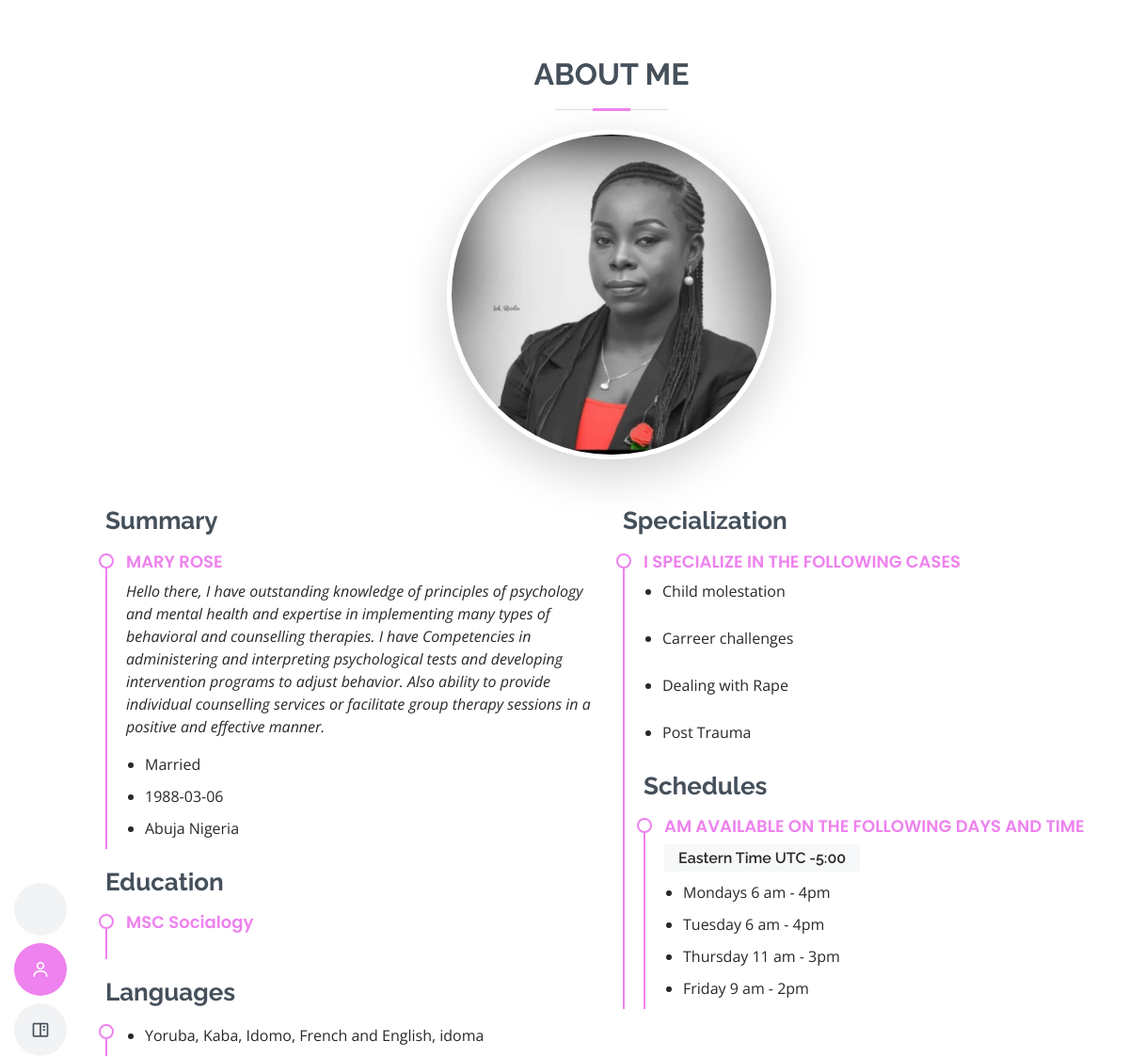
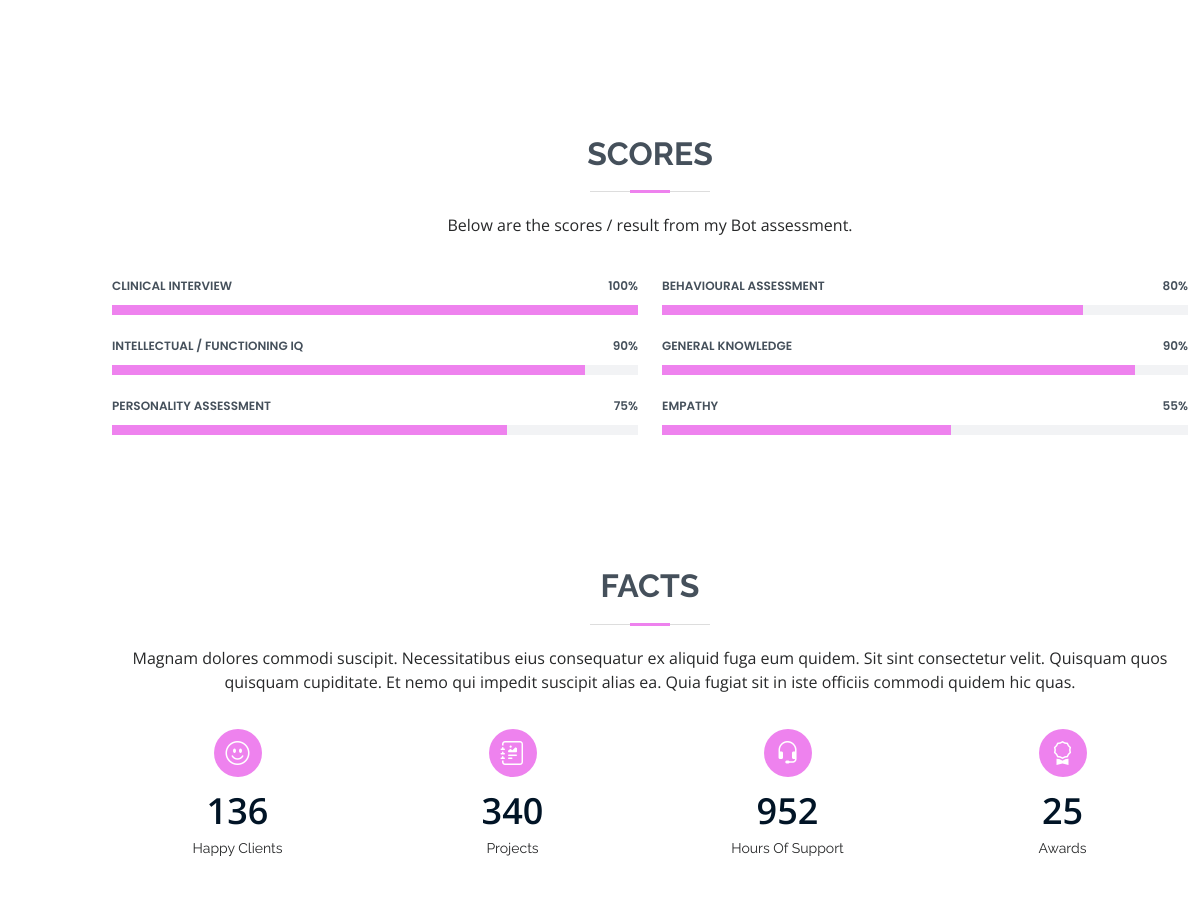
Page /details/1 (signed in) on the committed database (2 pictures, top to bottom).
### fc/models.py (models this page shows)
class Worker(db.Model, UserMixin):
    id = db.Column(db.Integer, primary_key=True)
    fc_id = db.Column(db.String(255), nullable=False)
    name = db.Column(db.String(255), nullable=False)
    email = db.Column(db.String(255), unique=True, nullable=False)
    phone = db.Column(db.String(255), unique=True, nullable=False)
    role = db.Column(db.String(255), nullable=False)
    gender = db.Column(db.String(255), nullable=False)
    date_of_birth =db.Column(db.String(255), nullable=True)
    country = db.Column(db.String(255), nullable=True)
    city = db.Column(db.String(255), nullable=True)
    age = db.Column(db.String(255), nullable=True)
    about = db.Column(db.String(255), nullable=True)
    id_card = db.Column(db.String(255), nullable=True)
    marrital_status = db.Column(db.String(255), nullable=True)
    education = db.Column(db.String(255), nullable=True)
    religion = db.Column(db.String(255), nullable=True)
    languages = db.Column(db.String(255), nullable=True)
    hobbies = db.Column(db.String(255), nullable=True)
    number_of_jobs = db.Column(db.String(255), nullable=True)
    stars = db.Column(db.String(255), nullable=True)
    fc_image = db.Column(db.String(255), nullable=True, default='default.jpg')
    image = db.Column(db.String(255), nullable=True, default='default.jpg')
    completed_at = db.Column(db.DateTime(), default=datetime.utcnow)
    status = db.Column(db.String(255), nullable=True, default= 0)
    active = db.Column(db.Boolean())
    confirmed_at = db.Column(db.DateTime())

class Specialization(db.Model, UserMixin):
    id = db.Column(db.Integer, primary_key=True)
    fc_id = db.Column(db.String(255), nullable=True)
    email = db.Column(db.String(255), nullable=False)
    spec = db.Column(db.String(255),  nullable=False)
    spec_status = db.Column(db.String(255), nullable=True, default= 0)
    completed_at = db.Column(db.DateTime(), default=datetime.utcnow)
    active = db.Column(db.Boolean())
    confirmed_at = db.Column(db.DateTime())

### fc/routes.py (the view)
@app.route('/details/<int:fc_id>')
@login_required
def detail(fc_id):
  worker= Worker.query.get(fc_id)
  specials = Specialization.query.filter_by(email= worker.email).order_by(Specialization.completed_at.desc())
  workers= Worker.query.filter_by(email = worker.email)
  image = url_for('static', filename='user_uploads/' + str(worker.fc_image))
  return render_template('/details.html',  workers = workers, specials = specials, image = image)

### fc/__init__.py (called while the page is built)
@login_manager.user_loader
def load_user(user_id):
	return User.query.get(int(user_id))

### fc/templates/details.html (shortened to what this page needs)
<!DOCTYPE html>
<html lang="en">
<head>
  <link href="/static/profile_style/assets/vendor/aos/aos.css" rel="stylesheet">
  <link href="/static/profile_style/assets/vendor/bootstrap/css/bootstrap.min.css" rel="stylesheet">
  <link href="/static/profile_style/assets/vendor/bootstrap-icons/bootstrap-icons.css" rel="stylesheet">
  <link href="/static/profile_style/assets/vendor/boxicons/css/boxicons.min.css" rel="stylesheet">
  <link href="/static/profile_style/assets/vendor/glightbox/css/glightbox.min.css" rel="stylesheet">
  <link href="/static/profile_style/assets/vendor/swiper/swiper-bundle.min.css" rel="stylesheet">
  <link href="/static/profile_style/assets/css/style.css" rel="stylesheet">
</head>
<body>
  <header id="header" class="d-flex flex-column justify-content-center">
    <nav id="navbar" class="navbar nav-menu">
      <ul>
        <li><a href="{{ url_for('fields') }}" class="nav-link scrollto ">   <span>Home</span></a></li>
        <li><a href="#resume" class="nav-link scrollto active"><i class="bx bx-user"></i> <span>About Me</span></a></li>
        <li><a href="#portfolio" class="nav-link scrollto"><i class="bx bx-book-content"></i> <span>My Services</span></a></li>
      </ul>
    </nav>
  </header>
  <main id="main">
    <section id="resume" class="resume">
      <div class="container" data-aos="fade-up">
        <div class="section-title">
          <h2>About Me</h2>
          <center>
            <img src="{{image}}" class="img-fluid border-5 shadow-lg" alt="" style="width:350px;height:350px; border-radius: 100%; border:10px solid #ffffff">
          </center>
        </div>
         {% if workers %}
{% for worker in workers %}
        <div class="row">
          <div class="col-lg-6">
 <h3 class="resume-title" style="display: flex;">Summary</h3>
            <div class="resume-item pb-0">
              <h4>{{worker.name}}</h4>
              <p><em> {{worker.about}}</em></p>
              <ul>
                <li>{{worker.marrital_status}}</li>
                <li>{{worker.date_of_birth}}</li>
                <li>{{worker.city}} {{worker.country}}</li>
              </ul>
            </div>
            <h3 class="resume-title" style="display: flex;">Education</h3>
            <div class="resume-item">
              <h4><span style="text-transform: initial;">{{worker.education}}</span></h4>
            </div>
            <h3 class="resume-title" style="display: flex;">Languages</h3>
            <div class="resume-item">
              <ul>
                <li>{{worker.languages}}</li>
              </ul>
            </div>
          </div>
          {% endfor %}
          {% endif %}
          <div class="col-lg-6">
           {% if specials.count() > 0 %}
            <h3 class="resume-title" style="display: flex;">Specialization</h3>
            <div class="resume-item">
              <h4>I specialize in the following cases</h4>
              {% for special in specials %}
              <ul>
                <li>{{special.spec}}</li>
              </ul>
              {% endfor %}
            {% endif %}
            <h3 class="resume-title">Schedules</h3>
            <div class="resume-item">
              <h4>Am available on the following days and time</h4>
              <h5>Eastern Time	UTC -5:00</h5>
              <ul>
                <li>Mondays 6 am - 4pm</li>
                <li>Tuesday 6 am - 4pm</li>
                <li>Thursday 11 am - 3pm</li>
                 <li>Friday 9 am - 2pm</li>
              </ul>
            </div>
          </div>
        </div>
      </div>
    </section>
    <section id="skills" class="skills section-bg">
      <div class="container" data-aos="fade-up">
        <div class="section-title">
          <h2>Scores</h2>
          <p>Below are the scores / result from my Bot assessment.</p>
        </div>
        <div class="row skills-content">
          <div class="col-lg-6">
            <div class="progress">
              <span class="skill">Clinical interview <i class="val">100%</i></span>
              <div class="progress-bar-wrap">
                <div class="progress-bar" role="progressbar" aria-valuenow="100" aria-valuemin="0" aria-valuemax="100"></div>
              </div>
            </div>
            <div class="progress">
              <span class="skill"> Intellectual / Functioning IQ<i class="val">90%</i></span>
              <div class="progress-bar-wrap">
                <div class="progress-bar" role="progressbar" aria-valuenow="90" aria-valuemin="0" aria-valuemax="100"></div>
              </div>
            </div>
            <div class="progress">
              <span class="skill">Personality Assessment <i class="val">75%</i></span>
              <div class="progress-bar-wrap">
                <div class="progress-bar" role="progressbar" aria-valuenow="75" aria-valuemin="0" aria-valuemax="100"></div>
              </div>
            </div>
          </div>
          <div class="col-lg-6">
            <div class="progress">
              <span class="skill">behavioural assessment<i class="val">80%</i></span>
              <div class="progress-bar-wrap">
                <div class="progress-bar" role="progressbar" aria-valuenow="80" aria-valuemin="0" aria-valuemax="100"></div>
              </div>
            </div>
            <div class="progress">
              <span class="skill">General Knowledge<i class="val">90%</i></span>
              <div class="progress-bar-wrap">
                <div class="progress-bar" role="progressbar" aria-valuenow="90" aria-valuemin="0" aria-valuemax="100"></div>
              </div>
            </div>
            <div class="progress">
              <span class="skill">Empathy <i class="val">55%</i></span>
              <div class="progress-bar-wrap">
                <div class="progress-bar" role="progressbar" aria-valuenow="55" aria-valuemin="0" aria-valuemax="100"></div>
              </div>
            </div>
          </div>
        </div>
      </div>
    </section>
      <section id="facts" class="facts">
        <div class="container" data-aos="fade-up">
          <div class="section-title">
            <h2>Facts</h2>
            <p>Magnam dolores commodi suscipit. Necessitatibus eius consequatur ex aliquid fuga eum quidem. Sit sint consectetur velit. Quisquam quos quisquam cupiditate. Et nemo qui impedit suscipit alias ea. Quia fugiat sit in iste officiis commodi quidem hic quas.</p>
          </div>
          <div class="row">
            <div class="col-lg-3 col-md-6">
              <div class="count-box">
                <i class="bi bi-emoji-smile"></i>
                <span data-purecounter-start="0" data-purecounter-end="232" data-purecounter-duration="1" class="purecounter"></span>
                <p>Happy Clients</p>
              </div>
            </div>
            <div class="col-lg-3 col-md-6 mt-5 mt-md-0">
              <div class="count-box">
                <i class="bi bi-journal-richtext"></i>
                <span data-purecounter-start="0" data-purecounter-end="521" data-purecounter-duration="1" class="purecounter"></span>
                <p>Projects</p>
              </div>
            </div>
            <div class="col-lg-3 col-md-6 mt-5 mt-lg-0">
              <div class="count-box">
                <i class="bi bi-headset"></i>
                <span data-purecounter-start="0" data-purecounter-end="1463" data-purecounter-duration="1" class="purecounter"></span>
                <p>Hours Of Support</p>
              </div>
            </div>
            <div class="col-lg-3 col-md-6 mt-5 mt-lg-0">
              <div class="count-box">
                <i class="bi bi-award"></i>
                <span data-purecounter-start="0" data-purecounter-end="25" data-purecounter-duration="1" class="purecounter"></span>
                <p>Awards</p>
              </div>
            </div>
        </div>
      </section>
</body>
</html>

### fc/static/profile_style/assets/css/style.css (style rules this page uses)
body { font-family: "Open Sans", sans-serif; color: #272829; }
a { color: violet; text-decoration: none; }
h1, h2, h3, h4, h5, h6 { font-family: "Raleway", sans-serif; }
#header { position: fixed; top: 0; left: 0; bottom: 0; z-index: 9997; transition: all 0.5s; padding: 15px; overflow-y: auto; }
@media (min-width: 992px) { #main { margin-left: 100px; } }
.nav-menu { padding: 0; display: block; }
.nav-menu * { margin: 0; padding: 0; list-style: none; }
.nav-menu > ul > li { position: relative; white-space: nowrap; }
.nav-menu a, .nav-menu a:focus { display: flex; align-items: center; color: #45505b; padding: 10px 18px; margin-bottom: 8px; transition: 0.3s; font-size: 15px; border-radius: 50px; background: #f2f3f5; height: 56px; width: 100%; overflow: hidden; transition: 0.3s; }
.nav-menu a i, .nav-menu a:focus i { font-size: 20px; }
@media (min-width: 992px) { .nav-menu a, .nav-menu a:focus { width: 56px; } }
.nav-menu a:hover, .nav-menu .active, .nav-menu .active:focus, .nav-menu li:hover > a { color: #fff; background: violet; }
section { padding: 60px 0; overflow: hidden; }
.section-title { text-align: center; padding-bottom: 30px; }
.section-title h2 { font-size: 32px; font-weight: bold; text-transform: uppercase; margin-bottom: 20px; padding-bottom: 20px; position: relative; color: #45505b; }
.section-title h2::before { content: ''; position: absolute; display: block; width: 120px; height: 1px; background: #ddd; bottom: 1px; left: calc(50% - 60px); }
.section-title h2::after { content: ''; position: absolute; display: block; width: 40px; height: 3px; background: violet; bottom: 0; left: calc(50% - 20px); }
.section-title p { margin-bottom: 0; }
.facts .count-box { padding: 30px 30px 25px 30px; margin-top: 30px; width: 100%; position: relative; text-align: center; background: #fff; }
.facts .count-box i { position: absolute; top: -25px; left: 50%; transform: translateX(-50%); font-size: 24px; background: violet; color: #fff; border-radius: 50px; display: inline-flex; align-items: center; justify-content: center; width: 48px; height: 48px; }
.facts .count-box span { font-size: 36px; display: block; font-weight: 600; color: #011426; }
.facts .count-box p { padding: 0; margin: 0; font-family: "Raleway", sans-serif; font-size: 14px; }
.skills .progress { height: 60px; display: block; background: none; border-radius: 0; }
.skills .progress .skill { padding: 10px 0; margin: 0; text-transform: uppercase; display: block; font-weight: 600; font-family: "Poppins", sans-serif; color: #45505b; }
.skills .progress .skill .val { float: right; font-style: normal; }
.skills .progress-bar-wrap { background: #f2f3f5; }
.skills .progress-bar { width: 1px; height: 10px; transition: .9s; background-color: violet; }
.resume .resume-title { font-size: 26px; font-weight: 700; margin-top: 20px; margin-bottom: 20px; color: #45505b; }
.resume .resume-item { padding: 0 0 20px 20px; margin-top: -2px; border-left: 2px solid violet; position: relative; }
.resume .resume-item h4 { line-height: 18px; font-size: 18px; font-weight: 600; text-transform: uppercase; font-family: "Poppins", sans-serif; color: violet; margin-bottom: 10px; }
.resume .resume-item h5 { font-size: 16px; background: #f7f8f9; padding: 5px 15px; display: inline-block; font-weight: 600; margin-bottom: 10px; }
.resume .resume-item ul { padding-left: 20px; }
.resume .resume-item ul li { padding-bottom: 10px; }
.resume .resume-item:last-child { padding-bottom: 0; }
.resume .resume-item::before { content: ""; position: absolute; width: 16px; height: 16px; border-radius: 50px; left: -9px; top: 0; background: #fff; border: 2px solid violet; }

### rows in the picture
Worker: name "MARY ROSE", about "Hello there, I have outstanding knowledge of principles of psychology and mental health and expertise in implementing many types of behavioral and counselling therapies. I have Competencies in administering and interpreting psychological tests and developing intervention programs to adjust behavior. Also ability to provide individual counselling services or facilitate group therapy sessions in a positive and effective manner.", marrital_status "Married", date_of_birth "1988-03-06", city "Abuja", country "Nigeria", education "MSC Socialogy", languages "Yoruba, Kaba, Idomo, French and English, idoma"
Specialization: spec "Child molestation"
Specialization: spec "Carreer challenges"
Specialization: spec "Dealing with Rape"
Specialization: spec "Post Trauma"
